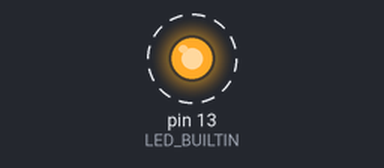
This sketch was run on a simulated Arduino Uno, built with avr-gcc and run on an emulated ATmega328P. Parts: output pins drawn as LEDs (lit = HIGH). Dashed ring = blinking.

Above: at 0.2 s.
Timing chart, 0 to 3.0 s (numbered marks = the images above):
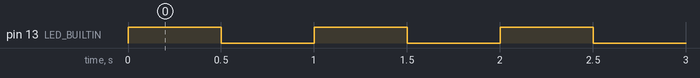

The sketch:

blink.ino
```cpp
// Grand Central M4 Express / ATSAMD51P20A.
// Example for first board verification; physical behavior must be checked on hardware.
#include <Arduino.h>

#if !defined(ARDUINO_GRAND_CENTRAL_M4) || !defined(__SAMD51P20A__)
#error "Select Adafruit Grand Central M4 (SAMD51) before compiling."
#endif

constexpr unsigned long kHalfPeriodMs = 500;

void setup() {
  pinMode(LED_BUILTIN, OUTPUT);
  digitalWrite(LED_BUILTIN, LOW);
}

void loop() {
  digitalWrite(LED_BUILTIN, HIGH);
  delay(kHalfPeriodMs);
  digitalWrite(LED_BUILTIN, LOW);
  delay(kHalfPeriodMs);
}
```

Measured:
- by itself, pin 13 (LED_BUILTIN): alternates HIGH for 0.50 s and LOW for 0.50 s
